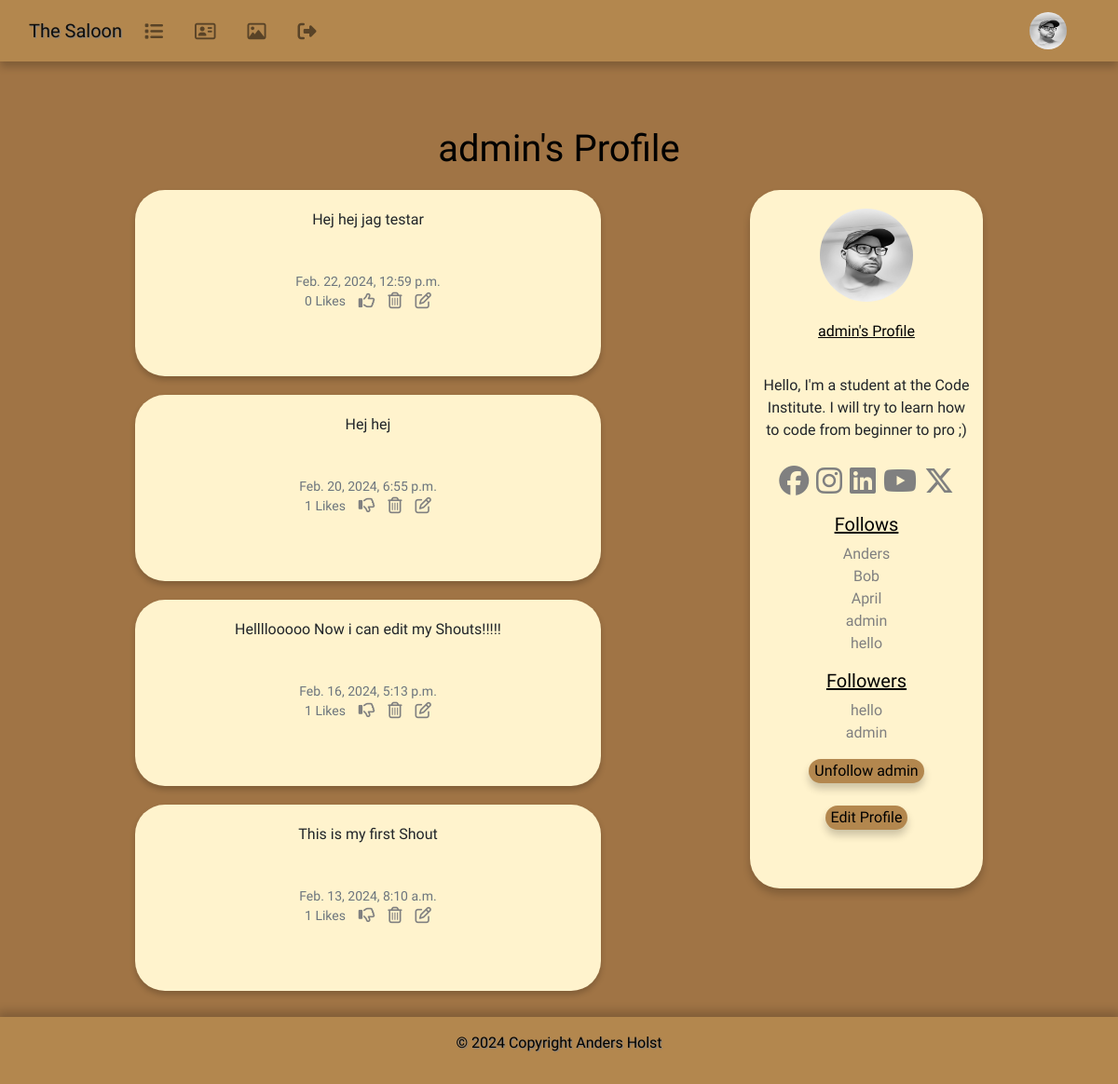
Page /profile/1 (signed in) on the earlier database version.
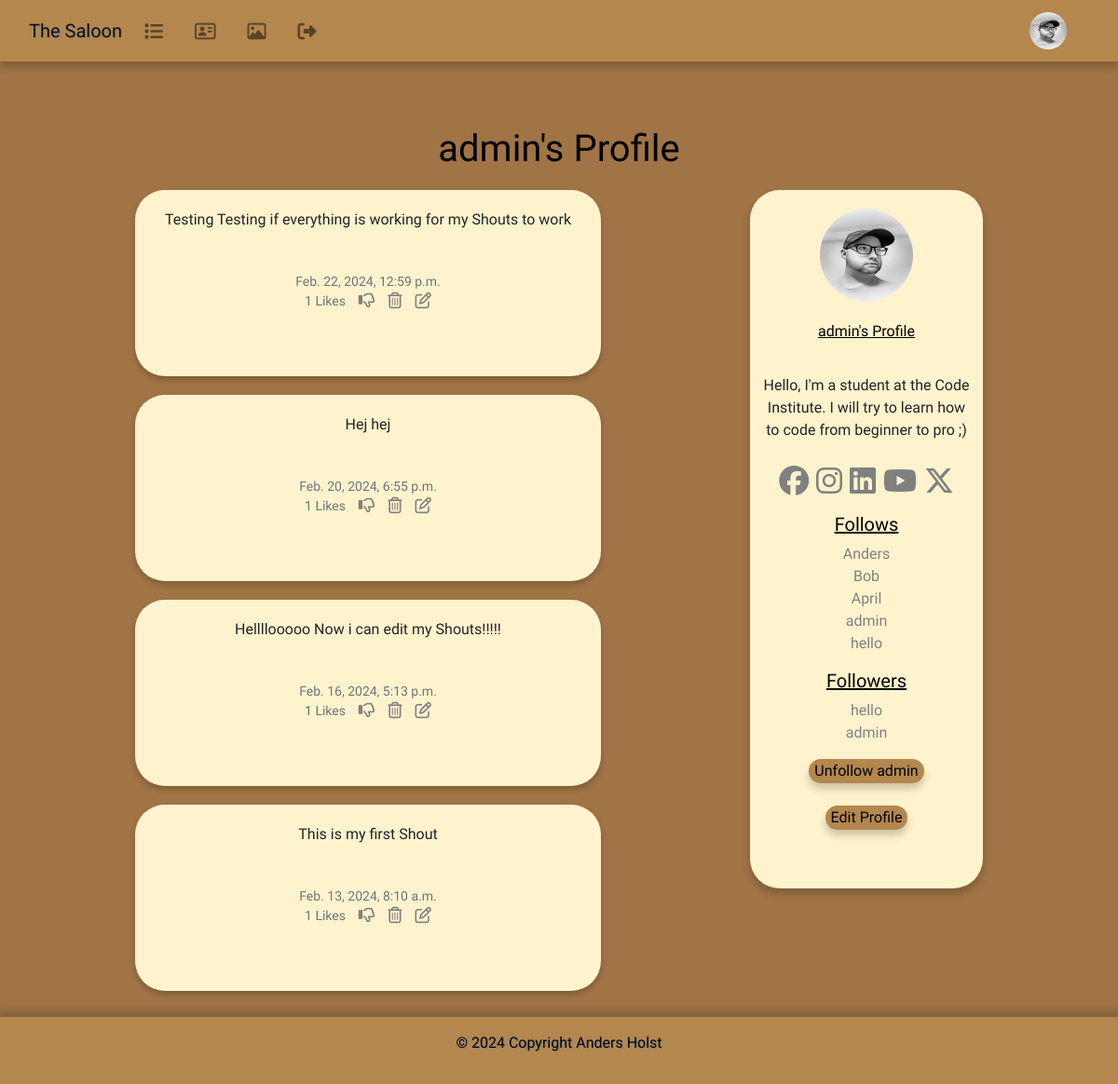
Same page on the later database version.
### the_saloon/models.py (models this page shows, shortened)
class Shout(models.Model):
    user = models.ForeignKey(
        User, related_name="shouts",
        on_delete=models.DO_NOTHING
        )
    body = models.CharField(max_length=200)
    created_at = models.DateTimeField(auto_now_add=True)
    likes = models.ManyToManyField(User, related_name="shout_like", blank=True)
    def number_of_likes(self):
		    return self.likes.count()

### the_saloon/views.py (the view, shortened to what this page needs)
# urls.py: path('profile/<int:pk>', views.profile, name='profile'),
def profile(request, pk):
    if request.user.is_authenticated:
        profile = Profile.objects.get(user_id=pk)
        shouts = Shout.objects.filter(user_id=pk).order_by("-created_at")
        return render(request, "profile.html", {"profile": profile, "shouts": shouts})
    else:
        messages.success(request, ("You must login to see this page..."))
        return redirect('home')

### the_saloon/models.py (called while the page is built)
        def __str__(self):
                return self.user.username

### the_saloon/templates/profile.html (shortened to what this page needs)
{% extends 'base.html' %}
{% load static %}
{% block content %}
{% if profile %}
<div class="conta text-center">
  <h1 class="profile">{{ profile.user.username }}'s Profile</h1>
  <div class="row">
    <div class="col-md-8">
      {% if shouts%}
      {% for shout in shouts %}
      <div class="alerted" role="alert">
        {{ shout.body }}<br /><br />
        <small class="text-muted" style="font-family: Rye, serif;">
          {{ shout.created_at }}
          <br />
          {{ shout.number_of_likes }} Likes
          &nbsp;&nbsp;
          {% if user in shout.likes.all %}
          <a href="{% url 'shout_like' shout.id %}"></a>
          {% else %}
          <a href="{% url 'shout_like' shout.id %}"></a>
          {% endif %}
          {% if request.user.username == profile.user.username %}
          <a href="{% url 'delete_shout' shout.id %}"></a>
          <a href="{% url 'edit_shout' shout.id %}"></a>
          {% endif %}
        </small>
      </div>
      {% endfor %}
      {% endif %}
    </div>
    <div class="profile-bio">
      <div class=" image d-flex flex-column
                justify-content-center align-items-center">
        {% if profile.profile_image %}
        <img src="{{ profile.profile_image.url }}" height="100" width="100" class="profile rounded-circle" height:auto;
          alt="profile_image">
        {% else %}
        <img src="{% static 'images/cowboy.png' %}" height="100" width="100" class="profile rounded-circle" height:auto;
          alt="profile_image">
        {% endif %}
        <span class="name mb-4">
          {{ profile.user.username }}'s Profile
        </span>
        {% if profile.profile_bio %}
        <div class="bio">
          <span>
            <p>
              {{ profile.profile_bio}}</p>
          </span>
        </div>
        {% endif %}
        <div class="gap-3 mb-3 icons d-flex flex-row
            justify-content-center align-items-center">
          {% if profile.facebook_link %}
          <a href="{{ profile.facebook_link }}" target="new">
            <i class="face fa-2x fa-brands fa-facebook"></i></a>
          {% endif %}
          {% if profile.instagram_link %}
          <a href="{{ profile.instagram_link }}" target="new"><i class="inst fa-2x fa-brands fa-instagram"></i></a>
          {% endif %}
          {% if profile.linkedin_link %}
          <a href="{{ profile.linkedin_link }}" target="new"><i class="link fa-2x fa-brands fa-linkedin"></i></a>
          {% endif %}
          {% if profile.youtube_link %}
          <a href="{{ profile.youtube_link }}" target="new"><i class="you fa-2x fa-brands fa-youtube"></i></a>
          {% endif %}
          {% if profile.x_link %}
          <a href="{{ profile.x_link }}" target="new"><i class="x fa-2x fa-brands fa-x-twitter"></i></a>
          {% endif %}
        </div>
        <h5 class="follow"> Follows </h5>
        <p class="card-text">{% for following in profile.follows.all %}
          <a href="{% url 'profile' following.user.id %}">{{ following }}</a><br />
          {% endfor %}
        <h5 class="follow"> Followers </h5>
        <p class="card-text">{% for following in profile.followed_by.all %}
          <a href="{% url 'profile' following.user.id %}">{{ following }}</a><br />
          {% endfor %}
        <form method=POST>
          {% if profile in user.profile.follows.all %}
          <button class="btn-profile btn-outline" name="follow" value="unfollow" type="submit">
            Unfollow {{ profile.user.username|lower}}
          </button>
          {% else %}
          <button class="btn-profile btn-outline" name="follow" value="follow" type="submit">
            Follow {{ profile.user.username|lower}}
          </button>
          {% endif %}
          <br /><br />
          {% if request.user.id == profile.user.id %}
          <button class="btn-profile btn-outline">
            <a class="edit" href="{% url 'update_user' %}">Edit Profile</a>
          </button>
          {% endif %}
      </div>
    </div>
  </div>
</div>
{% endif %}
{% endblock %}

Differences in the rows shown:
changed Shout: body "Hej hej jag testar" → "Testing Testing if everything is working for my Shouts to work"; number_of_likes "0" → "1"
